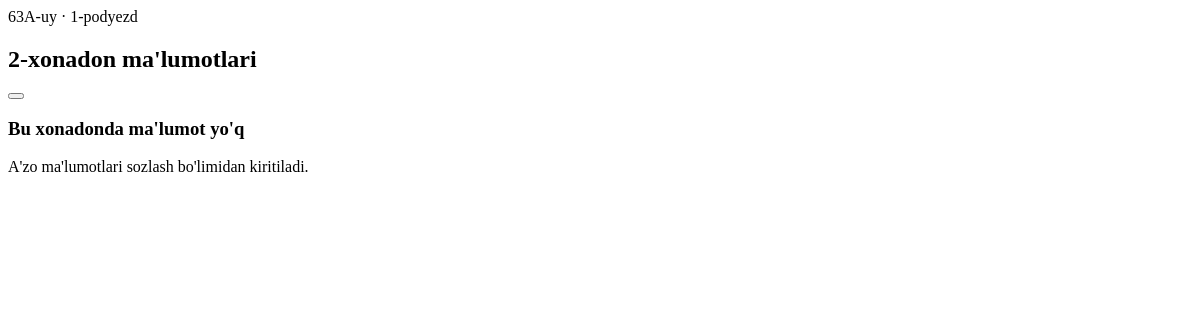
Page /rooms/112/info-modal/ (signed in) on the earlier database version.
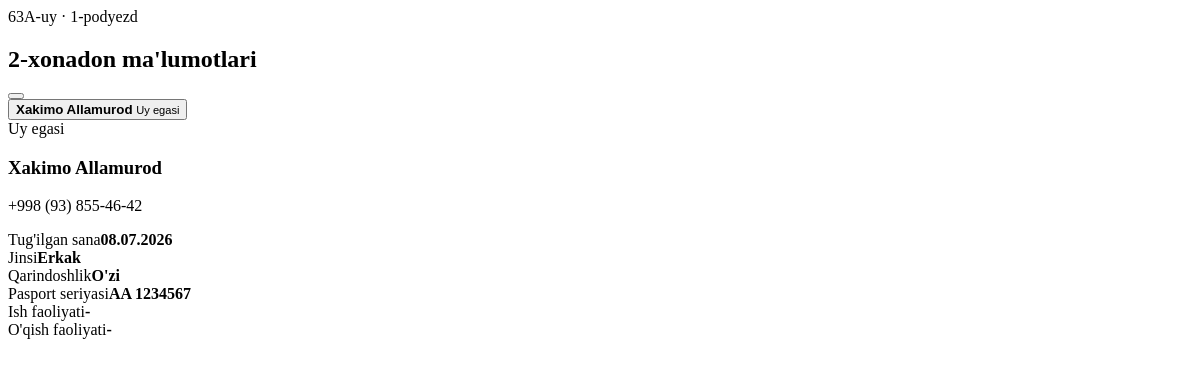
Same page on the later database version.
### registry/models.py (models this page shows, shortened)
class Resident(models.Model):
    LIVING_STATUS_CHOICES = [
        ("owner", "Uy egasi"),
        ("tenant", "Ijarada yashovchi"),
        ("member", "A'zo"),
    ]
    RELATIONSHIP_CHOICES = [
        ("self", "O'zi"),
        ("son", "O'g'il"),
        ("daughter", "Qiz"),
        ("mother", "Ona"),
        ("brother", "Akasi"),
        ("sister", "Opasi"),
        ("friend", "Do'sti"),
        ("other", "Boshqa"),
    ]
    GENDER_CHOICES = [("male", "Erkak"), ("female", "Ayol"), ("other", "Boshqa")]
    room = models.ForeignKey(Room, related_name="residents", on_delete=models.CASCADE)
    photo = models.FileField(upload_to="residents/", blank=True, null=True)
    living_status = models.CharField(max_length=20, choices=LIVING_STATUS_CHOICES, default="owner")
    has_rental_contract = models.BooleanField(default=False)
    rental_contract_file = models.FileField(upload_to="resident_documents/", blank=True, null=True)
    has_temporary_registration = models.BooleanField(default=False)
    temporary_registration_file = models.FileField(upload_to="resident_documents/", blank=True, null=True)
    relationship = models.CharField(max_length=30, choices=RELATIONSHIP_CHOICES, default="other")
    fullname = models.CharField(max_length=180)
    phone = models.CharField(max_length=40, blank=True)
    passport = models.CharField(max_length=40, blank=True)
    pinfl = models.CharField(max_length=20, blank=True)
    birth_date = models.DateField(blank=True, null=True)
    gender = models.CharField(max_length=20, choices=GENDER_CHOICES, blank=True)
    is_working = models.BooleanField(default=False)
    occupation = models.CharField(max_length=120, blank=True)
    workplace = models.CharField(max_length=180, blank=True)
    is_studying = models.BooleanField(default=False)
    education = models.CharField(max_length=120, blank=True)
    has_violation = models.BooleanField(default=False)
    violation_description = models.TextField(blank=True)
    violation_date = models.DateField(blank=True, null=True)
    officer_name = models.CharField(max_length=150, blank=True)
    notes = models.TextField(blank=True)
    long_abroad = models.BooleanField(default=False)
    abroad_country = models.CharField(max_length=120, blank=True)
    abroad_year = models.PositiveIntegerField(blank=True, null=True)
    abroad_duration = models.CharField(max_length=120, blank=True)
    abroad_reason = models.TextField(blank=True)
    previously_convicted = models.BooleanField(default=False)
    conviction_year = models.PositiveIntegerField(blank=True, null=True)
    conviction_article = models.CharField(max_length=80, blank=True)
    conviction_part = models.CharField(max_length=80, blank=True)
    conviction_note = models.TextField(blank=True)
    penal_institution = models.BooleanField(default=False)
    penal_institution_location = models.CharField(max_length=180, blank=True)
    penal_institution_note = models.TextField(blank=True)
    probation = models.BooleanField(default=False)
    probation_start_year = models.PositiveIntegerField(blank=True, null=True)
    probation_end_year = models.PositiveIntegerField(blank=True, null=True)
    probation_article = models.CharField(max_length=80, blank=True)
    probation_part = models.CharField(max_length=80, blank=True)
    probation_note = models.TextField(blank=True)
    administrative_supervision = models.BooleanField(default=False)
    administrative_supervision_start_year = models.PositiveIntegerField(blank=True, null=True)
    administrative_supervision_end_year = models.PositiveIntegerField(blank=True, null=True)
    preventive_register = models.BooleanField(default=False)
    preventive_register_start_year = models.PositiveIntegerField(blank=True, null=True)
    preventive_register_end_year = models.PositiveIntegerField(blank=True, null=True)
    preventive_register_date = models.DateField(blank=True, null=True)
    preventive_register_article = models.CharField(max_length=180, blank=True)
    preventive_register_part = models.CharField(max_length=80, blank=True)
    preventive_register_note = models.TextField(blank=True)
    deo_register = models.BooleanField(default=False)
    deo_start_year = models.PositiveIntegerField(blank=True, null=True)
    deo_end_year = models.PositiveIntegerField(blank=True, null=True)
    deo_article = models.CharField(max_length=80, blank=True)
    deo_part = models.CharField(max_length=80, blank=True)
    deo_note = models.TextField(blank=True)
    alcohol_addiction = models.BooleanField(default=False)
    alcohol_addiction_note = models.TextField(blank=True)
    troubled_family = models.BooleanField(default=False)
    troubled_family_note = models.TextField(blank=True)
    mental_health_register = models.BooleanField(default=False)
    disability_register = models.BooleanField(default=False)
    hunting_weapon = models.BooleanField(default=False)
    weapon_count = models.PositiveIntegerField(blank=True, null=True)
    weapon_model = models.CharField(max_length=180, blank=True)
    drug_addiction_register = models.BooleanField(default=False)
    drug_addiction_since = models.CharField(max_length=120, blank=True)
    needs_social_assistance = models.BooleanField(default=False)
    social_assistance_note = models.TextField(blank=True)
    security_panel_connected = models.BooleanField(default=False)
    has_complaints = models.BooleanField(default=False)
    complaint_count = models.PositiveIntegerField(blank=True, null=True)
    complaint_notes = models.JSONField(default=list, blank=True)
    social_conclusion = models.BooleanField(default=False)
    social_conclusion_file = models.FileField(upload_to="resident_documents/", blank=True, null=True)
    social_conclusion_note = models.TextField(blank=True)
    joint_conclusion = models.BooleanField(default=False)
    joint_conclusion_file = models.FileField(upload_to="resident_documents/", blank=True, null=True)
    joint_conclusion_note = models.TextField(blank=True)
    created_at = models.DateTimeField(auto_now_add=True)
    class Meta:
        ordering = ["fullname"]

### registry/views.py (the view)
# urls.py: path("rooms/<int:pk>/info-modal/", login_required(views.apartment_info_modal), name="apartment_info_modal"),
def apartment_info_modal(request, pk):
    room = get_object_or_404(Room.objects.select_related("house"), pk=pk)
    residents = list(
        room.residents.all().order_by(
            "living_status",
            "fullname",
        )
    )
    residents.sort(key=lambda item: {"owner": 0, "tenant": 1, "member": 2}.get(item.living_status, 3))
    return render(
        request,
        "registry/partials/apartment_info_modal.html",
        {"room": room, "residents": residents},
    )

### registry/templates/registry/partials/apartment_info_modal.html (shortened to what this page needs)
<div class="modal-backdrop" data-modal-backdrop>
    <div class="modal-panel apartment-info-panel">
        <div class="sticky top-0 z-10 flex items-center justify-between border-b border-slate-200 bg-white/90 p-3 backdrop-blur">
            <div>
                <p class="text-xs text-[#5C5E62]">{{ room.house.house_number }}-uy · {{ room.entrance_number }}-podyezd</p>
                <h2 class="text-base font-medium">{{ room.room_number }}-xonadon ma'lumotlari</h2>
            </div>
            <button class="icon-btn" data-modal-close></button>
        </div>
        {% if residents %}
        <div class="grid gap-2 p-3 lg:grid-cols-[180px_1fr]">
            <aside class="resident-switcher">
                {% for resident in residents %}
                <button class="resident-switch {% if forloop.first %}active{% endif %}" type="button" data-resident-target="resident-{{ resident.pk }}">
                    <span>
                        <strong>{{ resident.fullname }}</strong>
                        <small>{{ resident.get_living_status_display }}</small>
                    </span>
                </button>
                {% endfor %}
            </aside>
            <section>
                {% for resident in residents %}
                <article class="resident-detail {% if not forloop.first %}hidden{% endif %}" id="resident-{{ resident.pk }}">
                    <div class="resident-hero">
                        <div>
                            <span class="table-badge good">{{ resident.get_living_status_display }}</span>
                            <h3>{{ resident.fullname }}</h3>
                            <p>{{ resident.phone|default:"Telefon kiritilmagan" }}</p>
                        </div>
                    </div>
                    <div class="info-grid">
                        <div><span>Tug'ilgan sana</span><strong>{{ resident.birth_date|date:"d.m.Y"|default:"-" }}</strong></div>
                        <div><span>Jinsi</span><strong>{{ resident.get_gender_display|default:"-" }}</strong></div>
                        <div><span>Qarindoshlik</span><strong>{{ resident.get_relationship_display|default:"-" }}</strong></div>
                        <div><span>Pasport seriyasi</span><strong>{{ resident.passport|default:"-" }}</strong></div>
                        <div><span>Ish faoliyati</span><strong>{% if resident.is_working %}{{ resident.workplace|default:resident.occupation|default:"Ishlaydi" }}{% else %}-{% endif %}</strong></div>
                        <div><span>O'qish faoliyati</span><strong>{% if resident.is_studying %}{{ resident.education|default:"O'qiydi" }}{% else %}-{% endif %}</strong></div>
                    </div>
                </article>
                {% endfor %}
            </section>
        </div>
        {% else %}
        <div class="p-6 text-center">
            <h3 class="text-lg font-medium">Bu xonadonda ma'lumot yo'q</h3>
            <p class="mt-1 text-sm text-[#5C5E62]">A'zo ma'lumotlari sozlash bo'limidan kiritiladi.</p>
        </div>
        {% endif %}
    </div>
</div>

Differences in the rows shown:
added Resident: fullname "Xakimo Allamurod", living_status "Uy egasi", phone "+998 (93) 855-46-42", birth_date "08.07.2026", gender "Erkak", relationship "O'zi", passport "AA 1234567"
Other differences:
text no longer shown: "Bu xonadonda ma'lumot yo'q A'zo ma'lumotlari sozlash bo'limidan kiritiladi."
